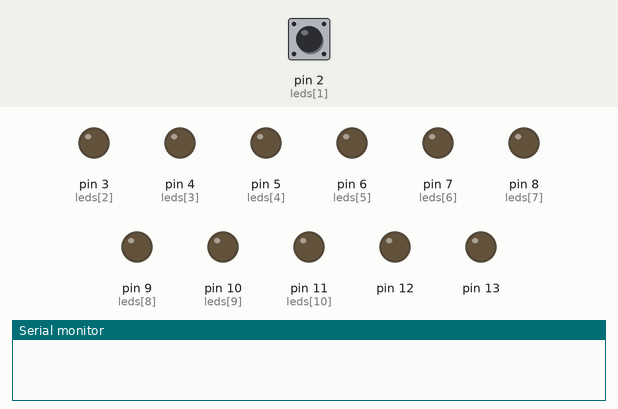
The sketch below on a simulated Arduino Uno, built with avr-gcc and run on an emulated ATmega328P. Parts: output pins drawn as LEDs (lit = HIGH), the last lines printed to the serial monitor. The test bench sets the inputs (shaded band); at power-on: pin 2 (leds[1]) HIGH.

Above: at 1.2 s.
1.3 s: pin 2 (leds[1]) pulled LOW for 0.15 s
At 2.2 s:
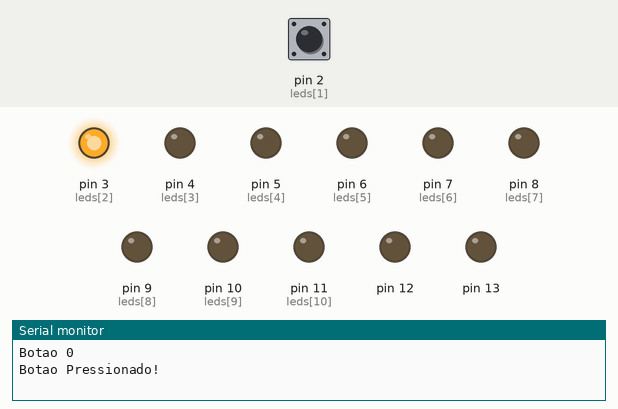
2.9 s: pin 2 (leds[1]) pulled LOW for 1 s
At 3.4 s:
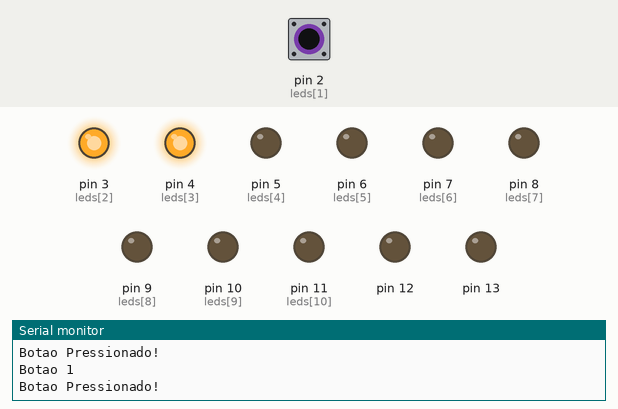
5.4 s: pin 2 (leds[1]) pulled LOW for 0.15 s
At 6.5 s:
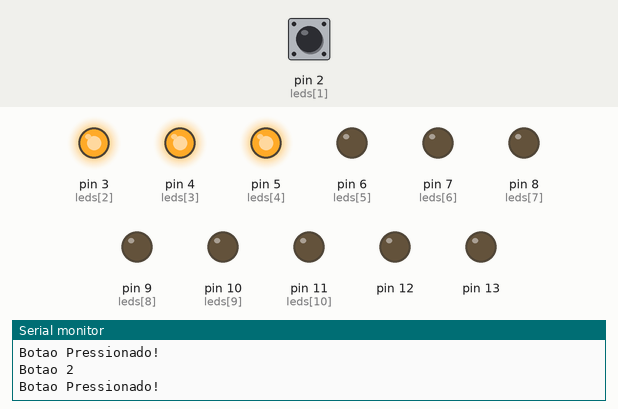
7.0 s: pin 2 (leds[1]) pulled LOW for 3.2 s
At 7.8 s:
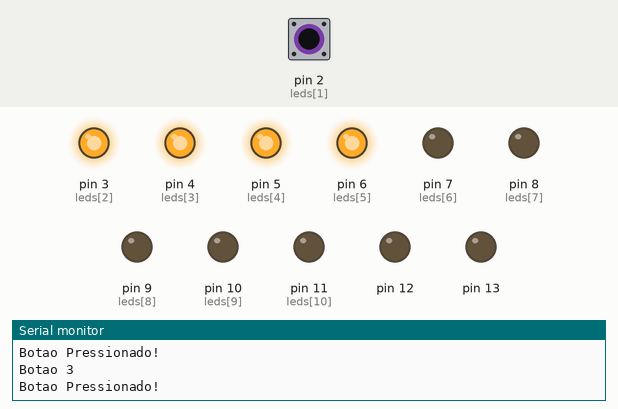
11.7 s: pin 2 (leds[1]) pulled LOW for 0.15 s
At 12.5 s:
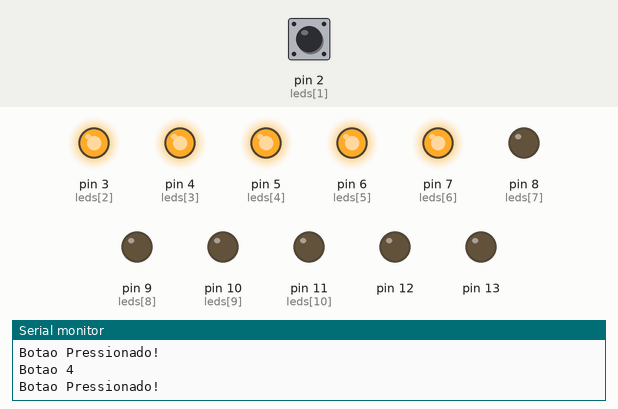
13.3 s: pin 2 (leds[1]) pulled LOW for 1 s
At 13.8 s:
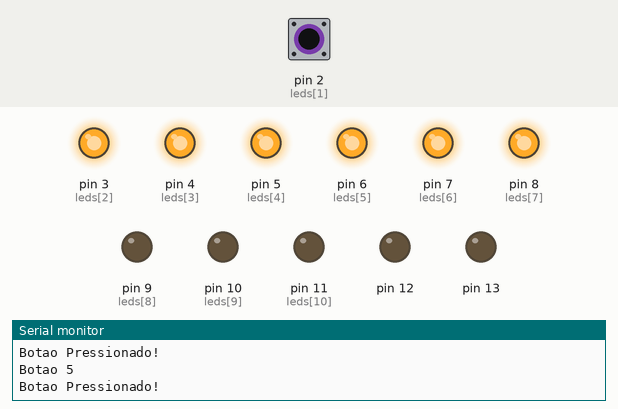
Timing chart, 0 to 16.3 s (numbered marks = the images above; inputs shaded):
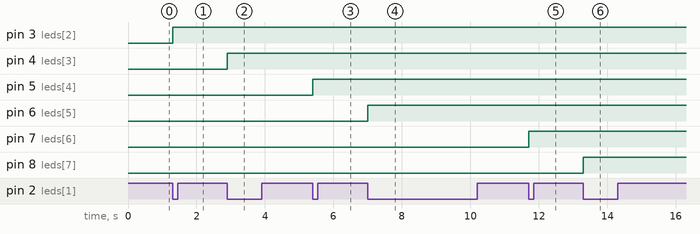

Measured:
- after the input at 1.3 s, pin 3 (leds[2]): LOW → HIGH at once
- after the input at 2.9 s, pin 4 (leds[3]): LOW → HIGH at once
- after the input at 5.4 s, pin 5 (leds[4]): LOW → HIGH at once
- after the input at 7.0 s, pin 6 (leds[5]): LOW → HIGH at once
- after the input at 11.7 s, pin 7 (leds[6]): LOW → HIGH at once
- after the input at 13.3 s, pin 8 (leds[7]): LOW → HIGH at once

The sketch:

sketch_jan04a.ino
```cpp
#include <ezButton.h>

#define tam 11

//int leds[tam] = {2,9,5,7,6,4,11,10,1,3,8};
int leds[tam] = {1,2,3,4,5,6,7,8,9,10,11};
int LED = 0;

ezButton button(2);

void setup() {
  for(int led = 3; led < 14; led++){
    pinMode(led, OUTPUT);
  }
  Serial.begin(9600);
}

void loop() {
  button.loop();

  /*for(int led = 0; led < tam; led++){
    digitalWrite(leds[led] + 2, HIGH);
    while (1){
      if(button.isPressed()){
        Serial.println("The button is pressed");
        break;
      }
      Serial.println("LOOP");
    }
    delay(1000);
  }
  for(int led = 10; led >= 0; led--){
    digitalWrite(leds[led] + 2, LOW);
    while (1){
      if(button.isPressed()){
        Serial.println("The button is pressed");
        break;
      }
    }
    delay(1000);
  }*/
  if(button.isPressed()){
    if (LED < 11){
      digitalWrite(leds[LED] + 2, HIGH);
      Serial.print("Botao ");
      Serial.println(LED);
      LED++;
      delay(100);
    }else{
      digitalWrite(leds[LED-11] + 2, LOW);
      Serial.print("Botao ");
      Serial.println(LED);
      LED++;
      if (LED == 23)
      {
        LED = 0;
      }
      delay(100);
    }
    Serial.println("Botao Pressionado!");
    delay(500);
  }
}

/*void loop() {
  for(int led = 3; led < tam+3; led++){
    digitalWrite(led, HIGH);
    delay(1000);
  }
  for(int led = 13; led >= 3; led--){
     digitalWrite(led,LOW);
    delay(1000);
  }
}*/
```
